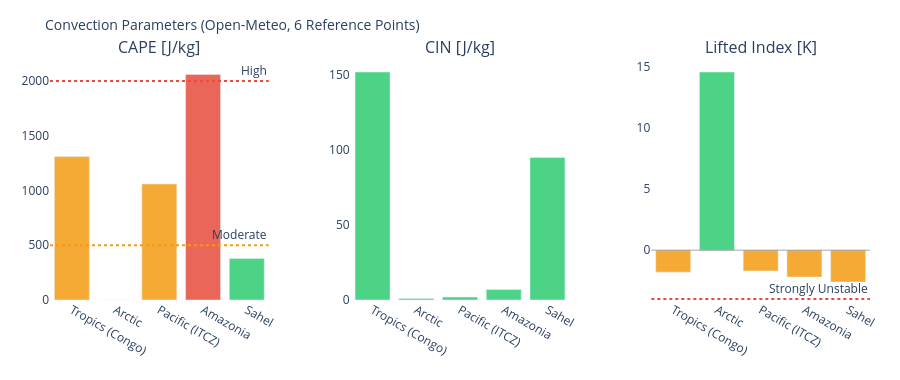

Notebook code for this chart:
### Markdown cell above
---
## 3. Visualizations

### Code cell
# ============================================================
# CAPE / CIN / LIFTED INDEX – Convection potential
# ============================================================

if not df_atm.empty:
    fig = make_subplots(
        rows=1, cols=3,
        subplot_titles=['CAPE [J/kg]', 'CIN [J/kg]', 'Lifted Index [K]'],
        horizontal_spacing=0.1
    )
    pts = df_atm['point'].tolist()
    pt_colors = ['#E85D24','#185FA5','#888780','#378ADD','#639922','#F2A623']

    # CAPE – höher = mehr Gewitterpotential
    cape_vals = df_atm['cape'].fillna(0).tolist()
    cape_colors = ['#e74c3c' if v > 2000 else '#f39c12' if v > 500 else '#2ecc71'
                   for v in cape_vals]
    fig.add_trace(go.Bar(x=pts, y=cape_vals, marker_color=cape_colors,
                         opacity=0.85, showlegend=False), row=1, col=1)
    fig.add_hline(y=2000, line_dash='dot', line_color='#e74c3c',
                  annotation_text='High', row=1, col=1)
    fig.add_hline(y=500,  line_dash='dot', line_color='#f39c12',
                  annotation_text='Moderate', row=1, col=1)

    # CIN – negativer = stärker gedeckelt (weniger Auslöse)
    cin_vals = df_atm['cin'].fillna(0).tolist()
    cin_colors = ['#e74c3c' if v < -200 else '#f39c12' if v < -50 else '#2ecc71'
                  for v in cin_vals]
    fig.add_trace(go.Bar(x=pts, y=cin_vals, marker_color=cin_colors,
                         opacity=0.85, showlegend=False), row=1, col=2)

    # Lifted Index – negativ = instabil
    li_vals = df_atm['li'].fillna(0).tolist()
    li_colors = ['#e74c3c' if v < -4 else '#f39c12' if v < 0 else '#2ecc71'
                 for v in li_vals]
    fig.add_trace(go.Bar(x=pts, y=li_vals, marker_color=li_colors,
                         opacity=0.85, showlegend=False), row=1, col=3)
    fig.add_hline(y=0, line_color='gray', line_width=0.7, row=1, col=3)
    fig.add_hline(y=-4, line_dash='dot', line_color='#e74c3c',
                  annotation_text='Strongly Unstable', row=1, col=3)

    fig.update_layout(
        title=dict(text='Convection Parameters (Open-Meteo, 6 Reference Points)', font=dict(size=14)),
        height=380, plot_bgcolor='rgba(0,0,0,0)', paper_bgcolor='rgba(0,0,0,0)',
        margin=dict(l=50, r=30, t=60, b=80)
    )
    fig.update_xaxes(tickangle=30)
    fig.show()

### Figure 1 — Plotly figure (JSON) as saved in the notebook; plotly's stock layout.template omitted (floating-point values rounded to 4 significant figures)
{"data": [{"marker": {"color": ["#f39c12", "#2ecc71", "#f39c12", "#e74c3c", "#2ecc71"]}, "opacity": 0.85, "showlegend": false, "type": "bar", "x": ["Tropics (Congo)", "Arctic", "Pacific (ITCZ)", "Amazonia", "Sahel"], "xaxis": "x", "y": [1310.0, 0.0, 1060.0, 2060.0, 380.0], "yaxis": "y"}, {"marker": {"color": ["#2ecc71", "#2ecc71", "#2ecc71", "#2ecc71", "#2ecc71"]}, "opacity": 0.85, "showlegend": false, "type": "bar", "x": ["Tropics (Congo)", "Arctic", "Pacific (ITCZ)", "Amazonia", "Sahel"], "xaxis": "x2", "y": [152.0, 1.0, 2.0, 7.0, 95.0], "yaxis": "y2"}, {"marker": {"color": ["#f39c12", "#2ecc71", "#f39c12", "#f39c12", "#f39c12"]}, "opacity": 0.85, "showlegend": false, "type": "bar", "x": ["Tropics (Congo)", "Arctic", "Pacific (ITCZ)", "Amazonia", "Sahel"], "xaxis": "x3", "y": [-1.8, 14.6, -1.7, -2.2, -2.6], "yaxis": "y3"}], "layout": {"annotations": [{"font": {"size": 16}, "showarrow": false, "text": "CAPE [J/kg]", "x": 0.1333, "xanchor": "center", "xref": "paper", "y": 1.0, "yanchor": "bottom", "yref": "paper"}, {"font": {"size": 16}, "showarrow": false, "text": "CIN [J/kg]", "x": 0.5, "xanchor": "center", "xref": "paper", "y": 1.0, "yanchor": "bottom", "yref": "paper"}, {"font": {"size": 16}, "showarrow": false, "text": "Lifted Index [K]", "x": 0.8667, "xanchor": "center", "xref": "paper", "y": 1.0, "yanchor": "bottom", "yref": "paper"}, {"showarrow": false, "text": "High", "x": 1, "xanchor": "right", "xref": "x domain", "y": 2000, "yanchor": "bottom", "yref": "y"}, {"showarrow": false, "text": "Moderate", "x": 1, "xanchor": "right", "xref": "x domain", "y": 500, "yanchor": "bottom", "yref": "y"}, {"showarrow": false, "text": "Strongly Unstable", "x": 1, "xanchor": "right", "xref": "x3 domain", "y": -4, "yanchor": "bottom", "yref": "y3"}], "height": 380, "margin": {"b": 80, "l": 50, "r": 30, "t": 60}, "paper_bgcolor": "rgba(0,0,0,0)", "plot_bgcolor": "rgba(0,0,0,0)", "shapes": [{"line": {"color": "#e74c3c", "dash": "dot"}, "type": "line", "x0": 0, "x1": 1, "xref": "x domain", "y0": 2000, "y1": 2000, "yref": "y"}, {"line": {"color": "#f39c12", "dash": "dot"}, "type": "line", "x0": 0, "x1": 1, "xref": "x domain", "y0": 500, "y1": 500, "yref": "y"}, {"line": {"color": "gray", "width": 0.7}, "type": "line", "x0": 0, "x1": 1, "xref": "x3 domain", "y0": 0, "y1": 0, "yref": "y3"}, {"line": {"color": "#e74c3c", "dash": "dot"}, "type": "line", "x0": 0, "x1": 1, "xref": "x3 domain", "y0": -4, "y1": -4, "yref": "y3"}], "title": {"font": {"size": 14}, "text": "Convection Parameters (Open-Meteo, 6 Reference Points)"}, "xaxis": {"anchor": "y", "domain": [0.0, 0.2667], "tickangle": 30}, "xaxis2": {"anchor": "y2", "domain": [0.3667, 0.6333], "tickangle": 30}, "xaxis3": {"anchor": "y3", "domain": [0.7333, 1.0], "tickangle": 30}, "yaxis": {"anchor": "x", "domain": [0.0, 1.0]}, "yaxis2": {"anchor": "x2", "domain": [0.0, 1.0]}, "yaxis3": {"anchor": "x3", "domain": [0.0, 1.0]}}}
